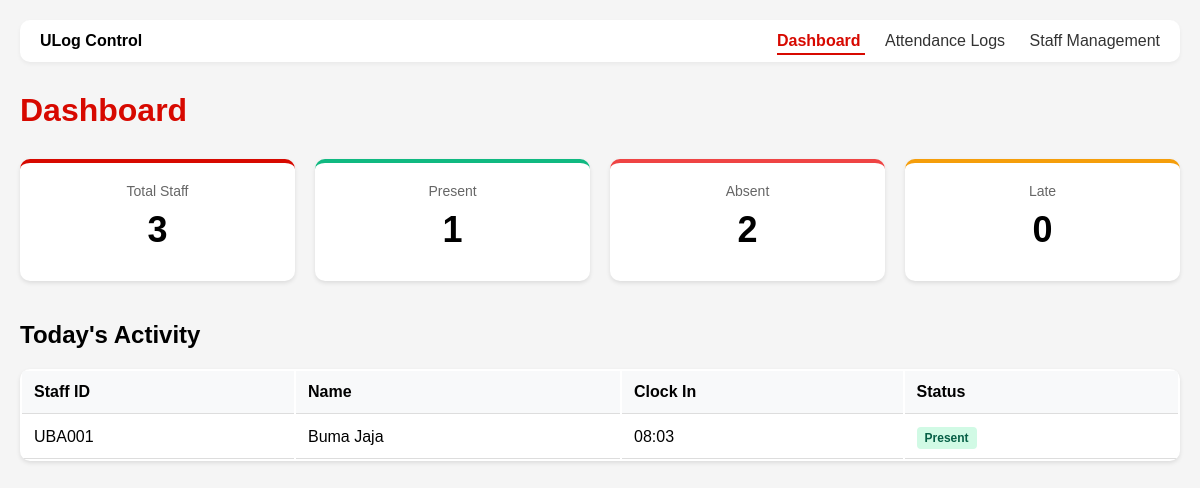
Screenshot of /control/ with the database file from the repository.
### apps/core/models.py (models this page shows, shortened)
class Attendance(models.Model):
    STATUS_CHOICES = [
        ("present", "Present"),
        ("late", "Late"),
        ("absent", "Absent"),
    ]
    staff = models.ForeignKey(Staff, on_delete=models.CASCADE)
    date = models.DateField(default=timezone.now)
    clock_in = models.DateTimeField(null=True, blank=True)
    clock_out = models.DateTimeField(null=True, blank=True)
    status = models.CharField(
        max_length=10,
        choices=STATUS_CHOICES,
        default="absent"
    )
    class Meta:
        ordering = ['-date']

class Staff(models.Model):
    DEPARTMENT_CHOICES = [
        ("operations", "Operations"),
        ("it", "IT"),
        ("hr", "HR"),
        ("finance", "Finance"),
        ("retail", "Retail Banking"),
    ]
    staff_id = models.CharField(
        max_length=10,
        unique=True,
        validators=[
            RegexValidator(
                regex=r'^UBA\d{3}$',
                message="Staff ID must be like UBA001"
            )
        ]
    )
    full_name = models.CharField(max_length=100)
    email = models.EmailField(unique=True)
    department = models.CharField(
        max_length=50,
        choices=DEPARTMENT_CHOICES,
        default="operations"
    )
    is_active = models.BooleanField(default=True)

### apps/dashboard/views.py (the view)
# urls.py: path("", dashboard, name="dashboard"),
def dashboard(request):
    today = timezone.now().date()
    total_staff = Staff.objects.filter(is_active=True).count()
    today_records = Attendance.objects.filter(date=today)
    present = today_records.filter(status="present").count()
    late = today_records.filter(status="late").count()
    absent = total_staff - (present + late)
    context = {
        "total": total_staff,
        "present": present,
        "late": late,
        "absent": absent,
        "today_records": today_records,
        "today": today,
        "active_page": "dashboard",
    }
    return render(request, "dashboard/home.html", context)

### templates/dashboard/home.html (shortened to what this page needs)
{% extends "base.html" %}
{% block content %}
<h1>Dashboard</h1>
<div class="stats-grid">
  <div class="stat-card total">
    <div class="stat-label">Total Staff</div>
    <div class="stat-number">{{ total }}</div>
  </div>
  <div class="stat-card present">
    <div class="stat-label">Present</div>
    <div class="stat-number">{{ present }}</div>
  </div>
  <div class="stat-card absent">
    <div class="stat-label">Absent</div>
    <div class="stat-number">{{ absent }}</div>
  </div>
  <div class="stat-card late">
    <div class="stat-label">Late</div>
    <div class="stat-number">{{ late }}</div>
  </div>
</div>
<h2>Today's Activity</h2>
<table>
  <thead>
    <tr>
      <th>Staff ID</th>
      <th>Name</th>
      <th>Clock In</th>
      <th>Status</th>
    </tr>
  </thead>
  <tbody>
    {% for record in today_records %}
    <tr>
      <td>{{ record.staff.staff_id }}</td>
      <td>{{ record.staff.full_name }}</td>
      <td>{{ record.clock_in|time:"H:i"|default:"--" }}</td>
      <td>
        <span class="status-badge status-{{ record.status }}">
          {{ record.get_status_display }}
        </span>
      </td>
    </tr>
    {% empty %}
    <tr>
      <td colspan="4">No attendance records</td>
    </tr>
    {% endfor %}
  </tbody>
</table>
{% endblock %}

### static/css/dashboard.css (style rules this page uses)
body { font-family: Arial, sans-serif; margin: 0; padding: 20px; background: #f5f5f5; }
h1 { color: #d70900; margin-bottom: 30px; }
.stats-grid { display: grid; grid-template-columns: repeat(4, 1fr); gap: 20px; margin-bottom: 40px; }
.stat-card { background: white; padding: 20px; border-radius: 10px; box-shadow: 0 2px 4px rgba(0, 0, 0, 0.1); text-align: center; }
.stat-number { font-size: 36px; font-weight: bold; margin: 10px 0; }
.stat-label { color: #666; font-size: 14px; }
.present { border-top: 4px solid #10b981; }
.absent { border-top: 4px solid #ef4444; }
.late { border-top: 4px solid #f59e0b; }
.total { border-top: 4px solid #d70900; }
table { width: 100%; background: white; border-radius: 10px; overflow: hidden; box-shadow: 0 2px 4px rgba(0, 0, 0, 0.1); }
th, td { padding: 12px; text-align: left; border-bottom: 1px solid #ddd; }
th { background: #f8f9fa; font-weight: bold; }
.status-badge { padding: 4px 8px; border-radius: 4px; font-size: 12px; font-weight: bold; }
.status-present { background: #d1fae5; color: #065f46; }

### rows the page displays
Attendance: staff.staff_id "UBA001", staff.full_name "Buma Jaja", clock_in "08:03", status "Present"

### other values shown
{{ total }} "3"
{{ present }} "1"
{{ absent }} "2"
{{ late }} "0"
